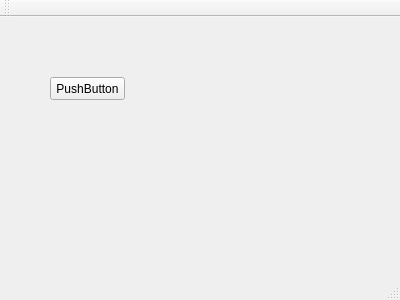
<?xml version="1.0" encoding="UTF-8"?>
<ui version="4.0">
 <class>MainWindow</class>
 <widget class="QMainWindow" name="MainWindow">
  <property name="geometry">
   <rect>
    <x>0</x>
    <y>0</y>
    <width>400</width>
    <height>300</height>
   </rect>
  </property>
  <property name="windowTitle">
   <string>MainWindow</string>
  </property>
  <widget class="QWidget" name="centralWidget">
   <widget class="QPushButton" name="pushButton">
    <property name="geometry">
     <rect>
      <x>50</x>
      <y>60</y>
      <width>75</width>
      <height>23</height>
     </rect>
    </property>
    <property name="text">
     <string>PushButton</string>
    </property>
   </widget>
  </widget>
  <widget class="QMenuBar" name="menuBar">
   <property name="geometry">
    <rect>
     <x>0</x>
     <y>0</y>
     <width>400</width>
     <height>23</height>
    </rect>
   </property>
  </widget>
  <widget class="QToolBar" name="mainToolBar">
   <attribute name="toolBarArea">
    <enum>TopToolBarArea</enum>
   </attribute>
   <attribute name="toolBarBreak">
    <bool>false</bool>
   </attribute>
  </widget>
  <widget class="QStatusBar" name="statusBar"/>
 </widget>
 <layoutdefault spacing="6" margin="11"/>
 <resources/>
 <connections/>
</ui>
